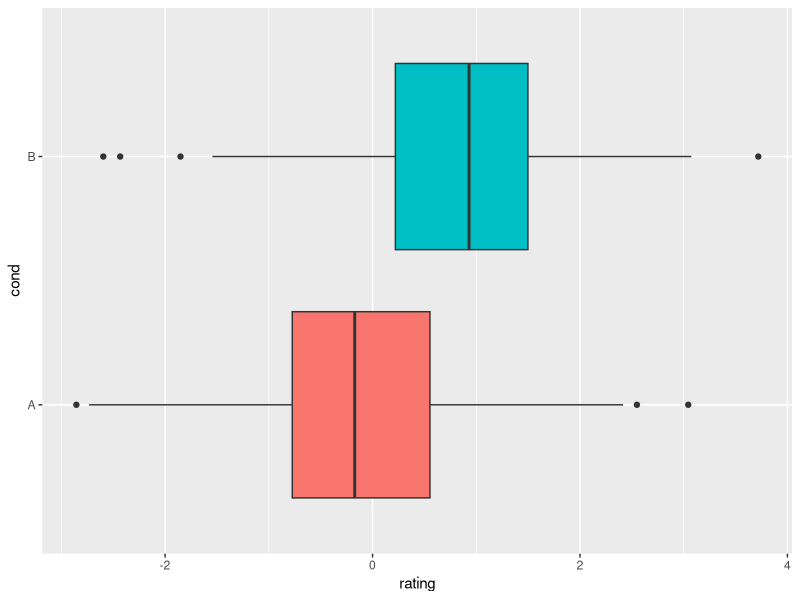

Generate this figure with R:
## ---- chunk 1
set.seed(1234)
df <- data.frame(cond = factor( rep(c("A","B"), each=200) ), 
                   rating = c(rnorm(200),rnorm(200, mean=.8)))
library(ggplot2)
ggplot(df, aes(x=cond, y=rating, fill=cond)) + geom_boxplot() + 
    guides(fill=FALSE) + coord_flip()
